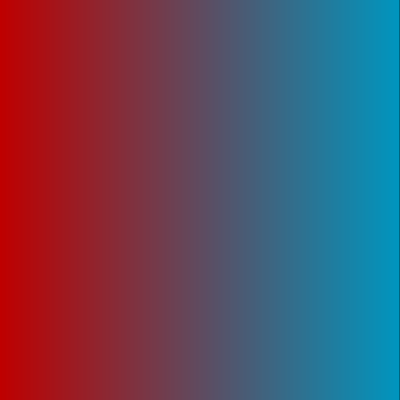
Frame 1 (no input)
Frame 60 (no input): identical to frame 1, image omitted
Frame 120 (the mouse pressed at the canvas centre since frame 60): identical to frame 1, image omitted

The p5.js sketch that drew this single still picture (run headless with seeded random() and noise() and a simulated clock; from frame 60 on, the mouse is pressed at the canvas centre):

// p5.js sketch
// ── sketch.js
function setup() {
  createCanvas(400, 400);
}

function draw() {
  background(0); 
  for (var x=0; x<width; x++) {
    var r = map(x, 0,width, 255,0);
    var g = map(x, 0,width, 0,200);
    var b = map(x, 0,width, 0,255);

    stroke(r,g,b);
    line(x, 0, x, height);
  }
}
